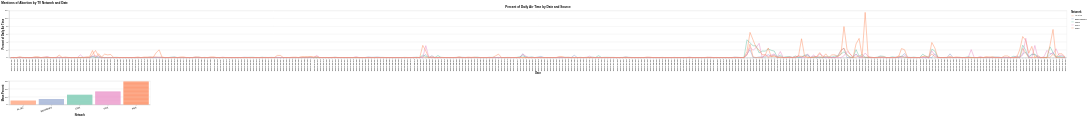

Write a Vega-Lite specification for this figure.
### Vega-Lite specification from a JSON file in a GitHub repository (floating-point values rounded to 4 significant figures; data arrays with more than 128 entries replaced by an {"elided": "..."} marker saying what was removed)
{"config": {"view": {"continuousWidth": 400, "continuousHeight": 300}}, "vconcat": [{"data": {"name": "data-7527c9632bcb87e8751d36d0b49d4539"}, "mark": "line", "encoding": {"color": {"type": "nominal", "field": "Network"}, "tooltip": [{"type": "quantitative", "field": "Value"}], "x": {"type": "nominal", "axis": {"title": "Date"}, "field": "Date"}, "y": {"type": "quantitative", "axis": {"title": "Percent of Daily Air Time"}, "field": "Value"}}, "height": 200, "title": "Percent of Daily Air Time by Date and Source", "transform": [{"filter": {"selection": "selector051"}}], "width": 4500}, {"mark": "bar", "encoding": {"color": {"condition": {"type": "nominal", "field": "Network", "scale": {"range": ["#fc8d62", "#8da0cb", "#66c2a5", "#e78ac3"]}, "selection": "selector051"}, "value": "lightgray"}, "x": {"type": "nominal", "axis": {"labelAngle": 340, "title": "Network"}, "field": "Network"}, "y": {"type": "quantitative", "axis": {"title": "Mean Percent"}, "field": "Value_Mean"}}, "height": 100, "selection": {"selector051": {"type": "multi", "fields": ["Network"]}}, "width": 600}], "data": {"name": "data-17042c8139aa7eba1d5442f8939450d9"}, "title": "Mentions of Abortion by TV Network and Date", "$schema": "https://vega.github.io/schema/vega-lite/v4.8.1.json", "datasets": {"data-17042c8139aa7eba1d5442f8939450d9": {"elided": "145 records"}, "data-7527c9632bcb87e8751d36d0b49d4539": {"elided": "1745 records"}}}
